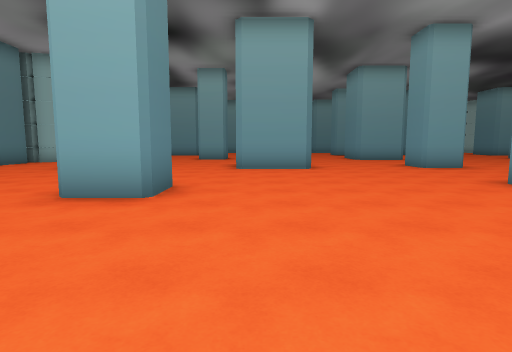
View 1 (above)

24 first-person views from a walk through a Unity game level. The camera is 1.4 m above the floor, tilts 6° down and sees 80° across. The floor is counted in squares, 2 m on a side. Each view is taken from the middle of a square. On the plan, view 1 faces up. The plan holds only what a view shows up to about 10 squares ahead; the rest is blank. The place goes on beyond the plan. Some animated figures are left out.

View 2
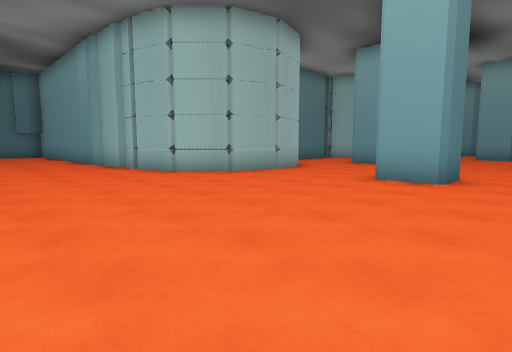

View 3
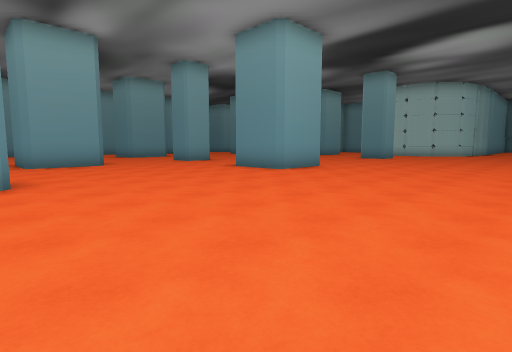

View 4
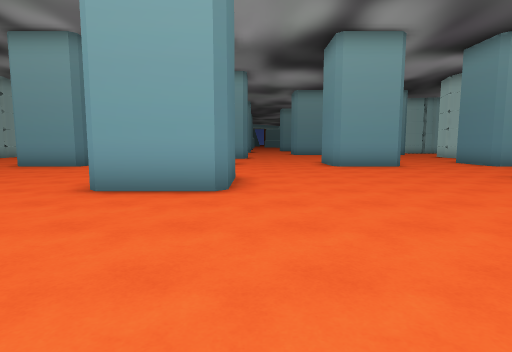

View 5
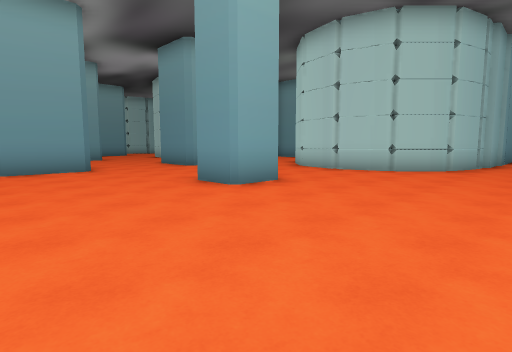

View 6
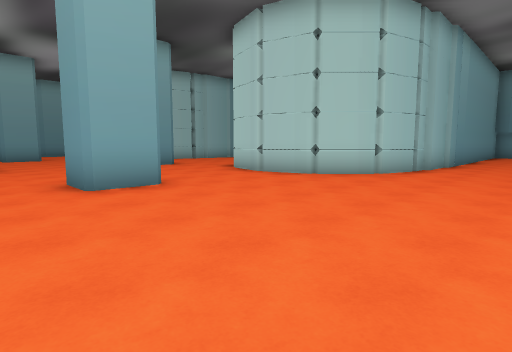

View 7
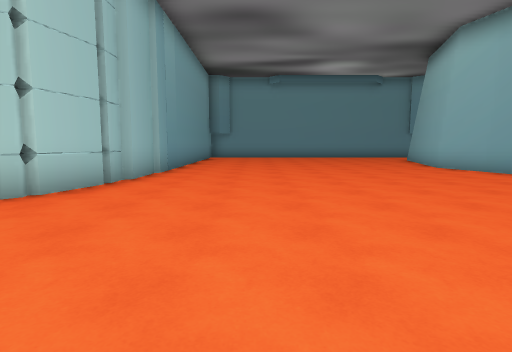

View 8
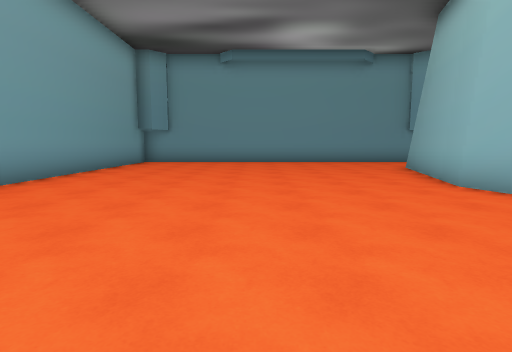

View 9
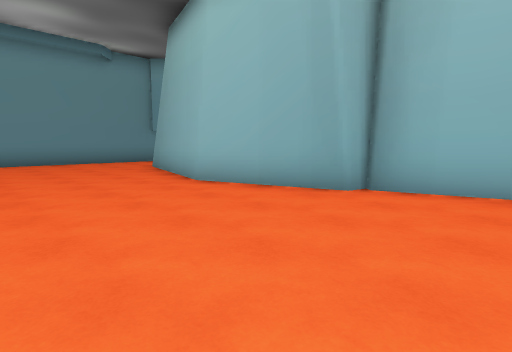

View 10
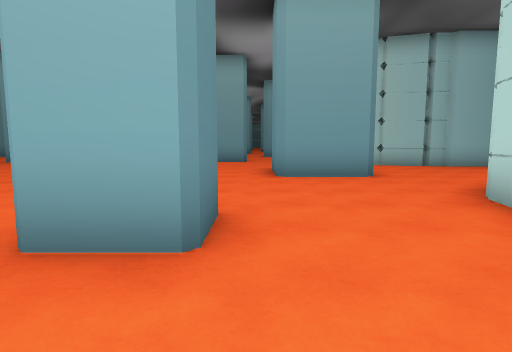

View 11
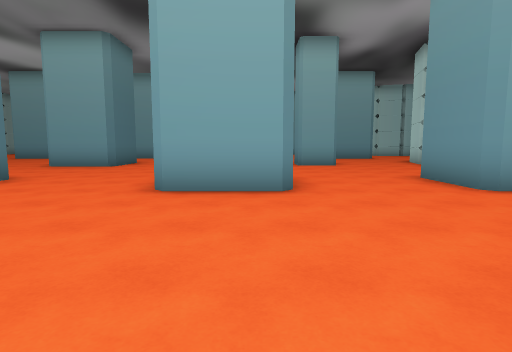

View 12
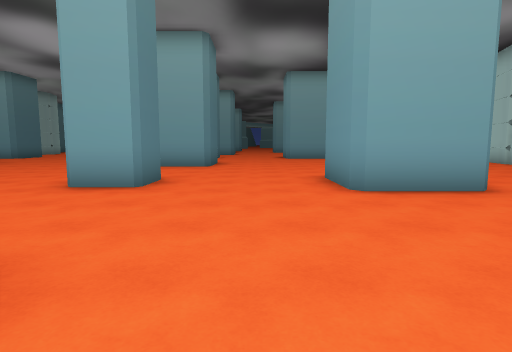

View 13
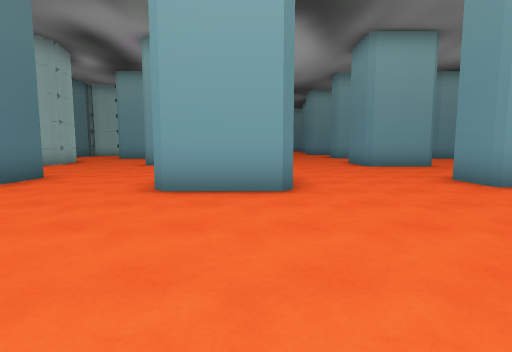

View 14
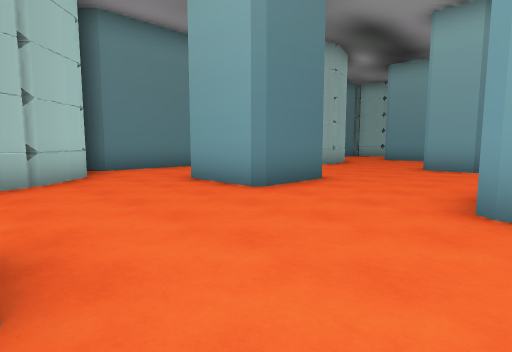

View 15
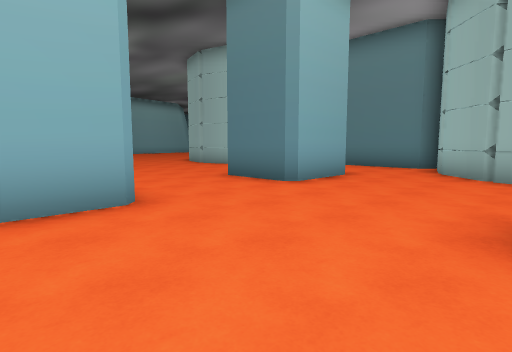

View 16
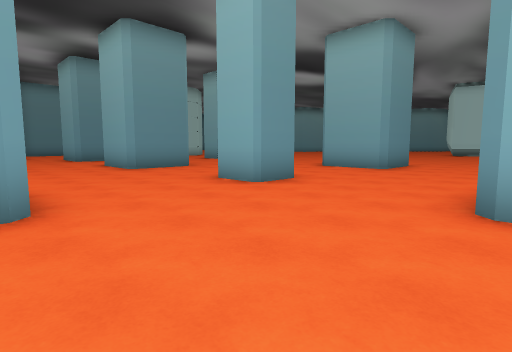

View 17
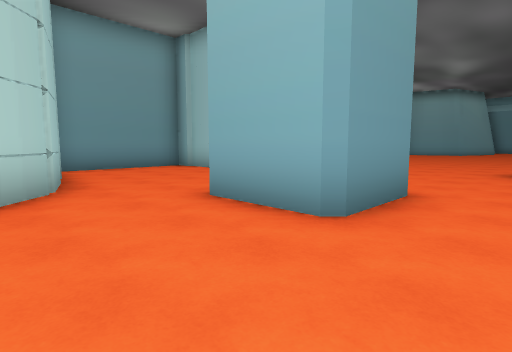

View 18
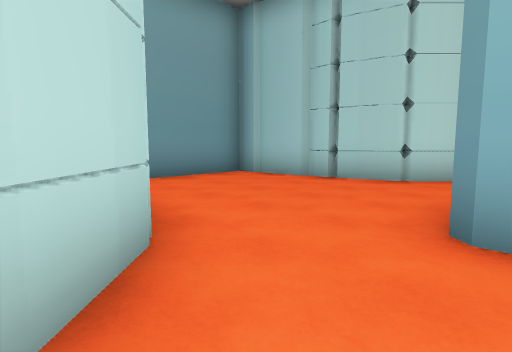

View 19
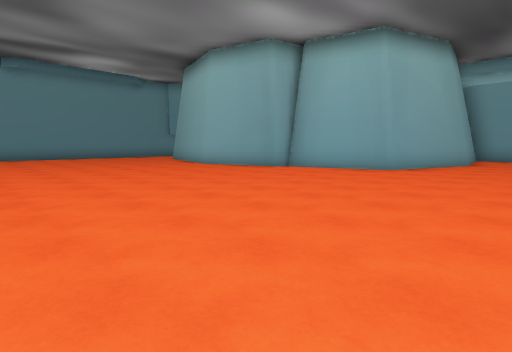

View 20
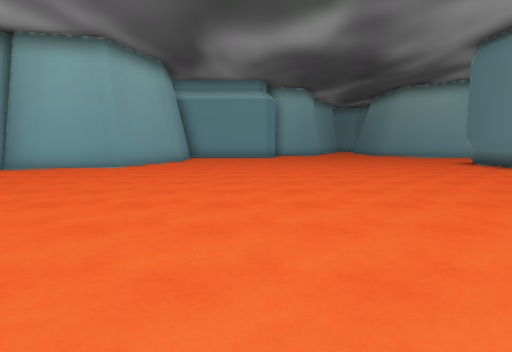

View 21
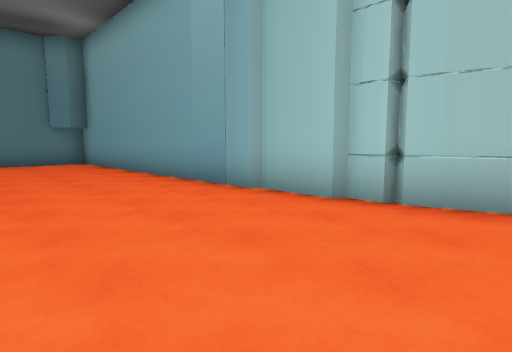

View 22
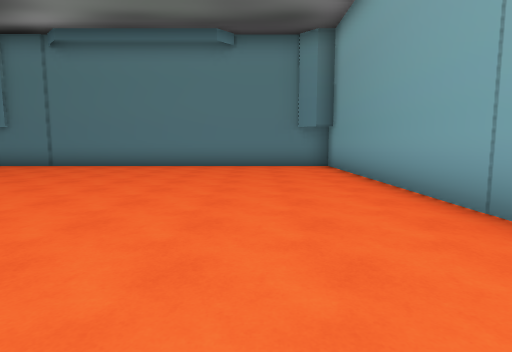

View 23
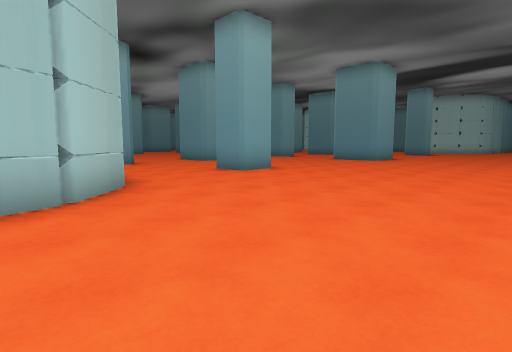

View 24
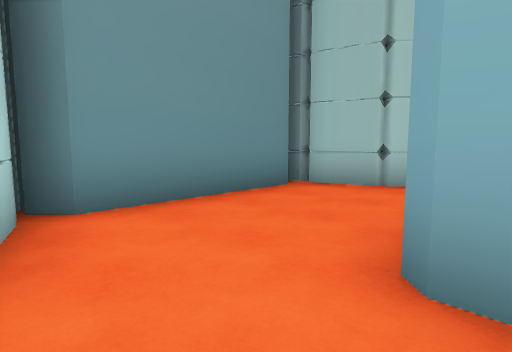

### Floor plan
Points are (right, up) in squares from view 1. A wall is a line through its corners. A room is listed if a view was taken in it or the views show most of it. See-through windows are left out.
Room 1 (views 1, 2, 3, 4, 5, 6, 7, 8, 9, 10, 11, 12, 13, 14, 15, 16, 17, 18, 19, 20, 21, 22, 23, 24)
walls: (4.4, 3.5) (4.4, 5.5) (6.6, 5.5) (6.6, 3.5) (4.4, 3.5); (5.8, -7.5) (5.8, -9.1); (-1.4, 5) (-1.4, 3.9) (-2.6, 3.9) (-2.6, 5); (4.9, 8.9) (4.9, 10.1) (6.1, 10.1) (6.1, 8.9) (4.9, 8.9); (1.5, 8.5) (-0.6, 8.5) (-0.6, 10.5) (1.5, 10.5); (13.6, 5) (13.6, 3.9) (12.4, 3.9) (12.4, 5); (11.5, 8.5) (9.4, 8.5) (9.4, 10.5) (11.4, 10.5); (-8.4, 1.6) (-9, 1.6); (-7, 6.9) (-6, 6) (-5.6, 4.5) (-6, 3.1) (-7, 2) (-8.3, 1.6); (-9, 1.3) (-18.8, 1.3) (-18.8, -9.2); (6.6, 14.1) (6.6, 13.5) (4.4, 13.5) (4.4, 14.1); (16.5, 8.5) (14.4, 8.5) (14.4, 10.5) (15.6, 10.5); (19.3, 1.6) (18.1, 2) (17, 3) (16.6, 4.5) (17, 6) (18, 7); (-5.5, 10.5) (-3.4, 10.5) (-3.4, 8.5) (-5.5, 8.5); (-8.3, 7.4) (-7.7, 7.2); (-1.4, 13.9) (-2.6, 13.9); (16.2, -11.8) (17.3, -8.4) (20, -7.6) (20.2, -7.8) (20.3, -7.3) (23, -6.4) (27, -7.5); (13.6, 13.9) (12.5, 13.9); (-8.4, 11.2) (-8.4, 7.8); (-5.7, 14.1) (-6, 13.1) (-7.1, 12) (-8.3, 11.6); (28.1, 1.3) (19.4, 1.3)
low walls: (5.6, -7.8) (5.6, -9); (17.4, -8.1) (19.8, -7.4)
ways out: opening at (16, 10.3) to room 2
Room 2 (no view inside)
walls: (19.3, 11.6) (18, 12) (17.1, 13); (19.4, 7.5) (21.4, 7.5); (21.3, 11.5) (19.4, 11.5); (18, 7) (19.3, 7.4); (15.6, 10.5) (16.5, 10.5); (21.9, 7.7) (21.9, 11.1)
ways out: opening at (16, 10.3) to room 1

Where each view was taken, in squares from view 1:
view 1: 0 up, 0 right, facing up
view 2: 2 down, 0 right, facing up-left
view 3: 2 down, 2 left, facing up-right
view 4: 1 down, 7 right, facing up
view 5: 0 up, 9 right, facing up-right
view 6: 1 down, 11 right, facing up-right
view 7: 1 down, 14 right, facing right
view 8: 3 down, 18 right, facing right
view 9: 3 down, 18 right, facing down-right
view 10: 2 up, 14 right, facing up
view 11: 4 up, 11 right, facing up
view 12: 4 up, 8 right, facing up
view 13: 4 up, 1 right, facing up
view 14: 5 up, 0 right, facing up-left
view 15: 14 up, 1 right, facing down-left
view 16: 14 up, 1 right, facing down-right
view 17: 13 up, 13 right, facing down-right
view 18: 13 up, 16 right, facing down-right
view 19: 0 up, 14 right, facing down-right
view 20: 1 up, 13 right, facing down
view 21: 2 down, 7 left, facing up-left
view 22: 1 down, 9 left, facing left
view 23: 2 down, 8 left, facing up-right
view 24: 7 up, 5 left, facing up-left
